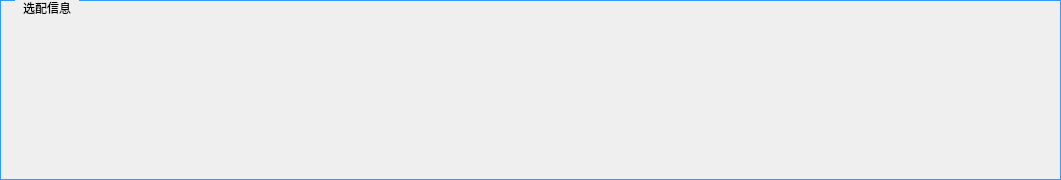
       <widget class="QGroupBox" name="groupBox_17">
        <property name="geometry">
         <rect>
          <x>44</x>
          <y>490</y>
          <width>1061</width>
          <height>180</height>
         </rect>
        </property>
        <property name="styleSheet">
         <string notr="true">QGroupBox {
    font: 14pt &quot;黑体&quot;;
    margin-top: 1ex;
    border-width:0.5px;  
    border-style:solid;
    border-color: rgb(51, 153, 255);  
}

QGroupBox::title {
    subcontrol-origin: margin;
    subcontrol-position: top left;
    left:15px;      
    margin-left: 5px;
    margin-right: 5px;
    padding:1px;
}</string>
        </property>
        <property name="title">
         <string>选配信息</string>
        </property>
        <widget class="QPushButton" name="pushButton_xuan1">
         <property name="geometry">
          <rect>
           <x>110</x>
           <y>40</y>
           <width>111</width>
           <height>110</height>
          </rect>
         </property>
         <property name="focusPolicy">
          <enum>Qt::NoFocus</enum>
         </property>
         <property name="styleSheet">
          <string notr="true">border-image: url(:/LCD_CS351/LCD_CS351/35_all/15.bmp);</string>
         </property>
         <property name="text">
          <string/>
         </property>
         <property name="flat">
          <bool>true</bool>
         </property>
        </widget>
        <widget class="QPushButton" name="pushButton_xuan2">
         <property name="geometry">
          <rect>
           <x>290</x>
           <y>40</y>
           <width>111</width>
           <height>110</height>
          </rect>
         </property>
         <property name="focusPolicy">
          <enum>Qt::NoFocus</enum>
         </property>
         <property name="styleSheet">
          <string notr="true">border-image: url(:/LCD_CS351/LCD_CS351/35_all/15.bmp);</string>
         </property>
         <property name="text">
          <string/>
         </property>
         <property name="flat">
          <bool>true</bool>
         </property>
        </widget>
        <widget class="QPushButton" name="pushButton_xuan3">
         <property name="geometry">
          <rect>
           <x>470</x>
           <y>40</y>
           <width>111</width>
           <height>110</height>
          </rect>
         </property>
         <property name="focusPolicy">
          <enum>Qt::NoFocus</enum>
         </property>
         <property name="styleSheet">
          <string notr="true">border-image: url(:/LCD_CS351/LCD_CS351/35_all/15.bmp);</string>
         </property>
         <property name="text">
          <string/>
         </property>
         <property name="flat">
          <bool>true</bool>
         </property>
        </widget>
        <widget class="QPushButton" name="pushButton_xuan4">
         <property name="geometry">
          <rect>
           <x>660</x>
           <y>40</y>
           <width>111</width>
           <height>110</height>
          </rect>
         </property>
         <property name="focusPolicy">
          <enum>Qt::NoFocus</enum>
         </property>
         <property name="styleSheet">
          <string notr="true">border-image: url(:/LCD_CS351/LCD_CS351/35_all/15.bmp);</string>
         </property>
         <property name="text">
          <string/>
         </property>
         <property name="flat">
          <bool>true</bool>
         </property>
        </widget>
        <widget class="QPushButton" name="pushButton_xuan5">
         <property name="geometry">
          <rect>
           <x>840</x>
           <y>40</y>
           <width>111</width>
           <height>110</height>
          </rect>
         </property>
         <property name="focusPolicy">
          <enum>Qt::NoFocus</enum>
         </property>
         <property name="styleSheet">
          <string notr="true">border-image: url(:/LCD_CS351/LCD_CS351/35_all/15.bmp);</string>
         </property>
         <property name="text">
          <string/>
         </property>
         <property name="flat">
          <bool>true</bool>
         </property>
        </widget>
        <widget class="QPushButton" name="pushButton_70">
         <property name="enabled">
          <bool>true</bool>
         </property>
         <property name="geometry">
          <rect>
           <x>180</x>
           <y>68</y>
           <width>21</width>
           <height>26</height>
          </rect>
         </property>
         <property name="palette">
          <palette>
           <active>
            <colorrole role="WindowText">
             <brush brushstyle="SolidPattern">
              <color alpha="255">
               <red>248</red>
               <green>248</green>
               <blue>255</blue>
              </color>
             </brush>
            </colorrole>
            <colorrole role="Button">
             <brush brushstyle="SolidPattern">
              <color alpha="255">
               <red>248</red>
               <green>248</green>
               <blue>255</blue>
              </color>
             </brush>
            </colorrole>
            <colorrole role="Text">
             <brush brushstyle="SolidPattern">
              <color alpha="255">
               <red>248</red>
               <green>248</green>
               <blue>255</blue>
              </color>
             </brush>
            </colorrole>
            <colorrole role="ButtonText">
             <brush brushstyle="SolidPattern">
              <color alpha="255">
               <red>248</red>
               <green>248</green>
               <blue>255</blue>
              </color>
             </brush>
            </colorrole>
            <colorrole role="Base">
             <brush brushstyle="SolidPattern">
              <color alpha="255">
               <red>248</red>
               <green>248</green>
               <blue>255</blue>
              </color>
             </brush>
            </colorrole>
            <colorrole role="Window">
             <brush brushstyle="SolidPattern">
              <color alpha="255">
               <red>248</red>
               <green>248</green>
               <blue>255</blue>
              </color>
             </brush>
            </colorrole>
           </active>
           <inactive>
            <colorrole role="WindowText">
             <brush brushstyle="SolidPattern">
              <color alpha="255">
               <red>248</red>
               <green>248</green>
               <blue>255</blue>
              </color>
             </brush>
            </colorrole>
            <colorrole role="Button">
             <brush brushstyle="SolidPattern">
              <color alpha="255">
               <red>248</red>
               <green>248</green>
               <blue>255</blue>
              </color>
             </brush>
            </colorrole>
            <colorrole role="Text">
             <brush brushstyle="SolidPattern">
              <color alpha="255">
               <red>248</red>
               <green>248</green>
               <blue>255</blue>
              </color>
             </brush>
            </colorrole>
            <colorrole role="ButtonText">
             <brush brushstyle="SolidPattern">
              <color alpha="255">
               <red>248</red>
               <green>248</green>
               <blue>255</blue>
              </color>
             </brush>
            </colorrole>
            <colorrole role="Base">
             <brush brushstyle="SolidPattern">
              <color alpha="255">
               <red>248</red>
               <green>248</green>
               <blue>255</blue>
              </color>
             </brush>
            </colorrole>
            <colorrole role="Window">
             <brush brushstyle="SolidPattern">
              <color alpha="255">
               <red>248</red>
               <green>248</green>
               <blue>255</blue>
              </color>
             </brush>
            </colorrole>
           </inactive>
           <disabled>
            <colorrole role="WindowText">
             <brush brushstyle="SolidPattern">
              <color alpha="255">
               <red>248</red>
               <green>248</green>
               <blue>255</blue>
              </color>
             </brush>
            </colorrole>
            <colorrole role="Button">
             <brush brushstyle="SolidPattern">
              <color alpha="255">
               <red>248</red>
               <green>248</green>
               <blue>255</blue>
              </color>
             </brush>
            </colorrole>
            <colorrole role="Text">
             <brush brushstyle="SolidPattern">
              <color alpha="255">
               <red>248</red>
               <green>248</green>
               <blue>255</blue>
              </color>
             </brush>
            </colorrole>
            <colorrole role="ButtonText">
             <brush brushstyle="SolidPattern">
              <color alpha="255">
               <red>248</red>
               <green>248</green>
               <blue>255</blue>
              </color>
             </brush>
            </colorrole>
            <colorrole role="Base">
             <brush brushstyle="SolidPattern">
              <color alpha="255">
               <red>248</red>
               <green>248</green>
               <blue>255</blue>
              </color>
             </brush>
            </colorrole>
            <colorrole role="Window">
             <brush brushstyle="SolidPattern">
              <color alpha="255">
               <red>248</red>
               <green>248</green>
               <blue>255</blue>
              </color>
             </brush>
            </colorrole>
           </disabled>
          </palette>
         </property>
         <property name="mouseTracking">
          <bool>false</bool>
         </property>
         <property name="focusPolicy">
          <enum>Qt::NoFocus</enum>
         </property>
         <property name="styleSheet">
          <string notr="true">font: 14pt &quot;黑体&quot;;
color: rgb(248, 248, 255);</string>
         </property>
         <property name="text">
          <string/>
         </property>
         <property name="flat">
          <bool>true</bool>
         </property>
        </widget>
        <widget class="QPushButton" name="pushButton_71">
         <property name="enabled">
          <bool>true</bool>
         </property>
         <property name="geometry">
          <rect>
           <x>180</x>
           <y>112</y>
           <width>21</width>
           <height>26</height>
          </rect>
         </property>
         <property name="focusPolicy">
          <enum>Qt::NoFocus</enum>
         </property>
         <property name="styleSheet">
          <string notr="true">font: 14pt &quot;黑体&quot;;
color: rgb(248, 248, 255);</string>
         </property>
         <property name="text">
          <string/>
         </property>
         <property name="flat">
          <bool>true</bool>
         </property>
        </widget>
        <widget class="QPushButton" name="pushButton_72">
         <property name="enabled">
          <bool>true</bool>
         </property>
         <property name="geometry">
          <rect>
           <x>361</x>
           <y>71</y>
           <width>21</width>
           <height>26</height>
          </rect>
         </property>
         <property name="focusPolicy">
          <enum>Qt::NoFocus</enum>
         </property>
         <property name="styleSheet">
          <string notr="true">font: 14pt &quot;黑体&quot;;
color: rgb(248, 248, 255);</string>
         </property>
         <property name="text">
          <string/>
         </property>
         <property name="flat">
          <bool>true</bool>
         </property>
        </widget>
        <widget class="QPushButton" name="pushButton_73">
         <property name="enabled">
          <bool>true</bool>
         </property>
         <property name="geometry">
          <rect>
           <x>361</x>
           <y>112</y>
           <width>21</width>
           <height>26</height>
          </rect>
         </property>
         <property name="focusPolicy">
          <enum>Qt::NoFocus</enum>
         </property>
         <property name="styleSheet">
          <string notr="true">font: 14pt &quot;黑体&quot;;
color: rgb(248, 248, 255);</string>
         </property>
         <property name="text">
          <string/>
         </property>
         <property name="flat">
          <bool>true</bool>
         </property>
        </widget>
        <widget class="QPushButton" name="pushButton_74">
         <property name="enabled">
          <bool>true</bool>
         </property>
         <property name="geometry">
          <rect>
           <x>541</x>
           <y>68</y>
           <width>21</width>
           <height>26</height>
          </rect>
         </property>
         <property name="focusPolicy">
          <enum>Qt::NoFocus</enum>
         </property>
         <property name="styleSheet">
          <string notr="true">font: 14pt &quot;黑体&quot;;
color: rgb(248, 248, 255);</string>
         </property>
         <property name="text">
          <string/>
         </property>
         <property name="flat">
          <bool>true</bool>
         </property>
        </widget>
        <widget class="QPushButton" name="pushButton_75">
         <property name="enabled">
          <bool>true</bool>
         </property>
         <property name="geometry">
          <rect>
           <x>541</x>
           <y>112</y>
           <width>21</width>
           <height>26</height>
          </rect>
         </property>
         <property name="focusPolicy">
          <enum>Qt::NoFocus</enum>
         </property>
         <property name="styleSheet">
          <string notr="true">font: 14pt &quot;黑体&quot;;
color: rgb(248, 248, 255);</string>
         </property>
         <property name="text">
          <string/>
         </property>
         <property name="flat">
          <bool>true</bool>
         </property>
        </widget>
        <widget class="QPushButton" name="pushButton_76">
         <property name="enabled">
          <bool>true</bool>
         </property>
         <property name="geometry">
          <rect>
           <x>731</x>
           <y>68</y>
           <width>21</width>
           <height>26</height>
          </rect>
         </property>
         <property name="focusPolicy">
          <enum>Qt::NoFocus</enum>
         </property>
         <property name="styleSheet">
          <string notr="true">font: 14pt &quot;黑体&quot;;
color: rgb(248, 248, 255);</string>
         </property>
         <property name="text">
          <string/>
         </property>
         <property name="flat">
          <bool>true</bool>
         </property>
        </widget>
        <widget class="QPushButton" name="pushButton_77">
         <property name="enabled">
          <bool>true</bool>
         </property>
         <property name="geometry">
          <rect>
           <x>731</x>
           <y>112</y>
           <width>21</width>
           <height>26</height>
          </rect>
         </property>
         <property name="focusPolicy">
          <enum>Qt::NoFocus</enum>
         </property>
         <property name="styleSheet">
          <string notr="true">font: 14pt &quot;黑体&quot;;
color: rgb(248, 248, 255);</string>
         </property>
         <property name="text">
          <string/>
         </property>
         <property name="flat">
          <bool>true</bool>
         </property>
        </widget>
        <widget class="QPushButton" name="pushButton_78">
         <property name="enabled">
          <bool>true</bool>
         </property>
         <property name="geometry">
          <rect>
           <x>911</x>
           <y>68</y>
           <width>21</width>
           <height>26</height>
          </rect>
         </property>
         <property name="focusPolicy">
          <enum>Qt::NoFocus</enum>
         </property>
         <property name="styleSheet">
          <string notr="true">font: 14pt &quot;黑体&quot;;
color: rgb(248, 248, 255);</string>
         </property>
         <property name="text">
          <string/>
         </property>
         <property name="flat">
          <bool>true</bool>
         </property>
        </widget>
        <widget class="QPushButton" name="pushButton_79">
         <property name="enabled">
          <bool>true</bool>
         </property>
         <property name="geometry">
          <rect>
           <x>911</x>
           <y>112</y>
           <width>21</width>
           <height>26</height>
          </rect>
         </property>
         <property name="focusPolicy">
          <enum>Qt::NoFocus</enum>
         </property>
         <property name="styleSheet">
          <string notr="true">font: 14pt &quot;黑体&quot;;
color: rgb(248, 248, 255);</string>
         </property>
         <property name="text">
          <string/>
         </property>
         <property name="flat">
          <bool>true</bool>
         </property>
        </widget>
       </widget>
